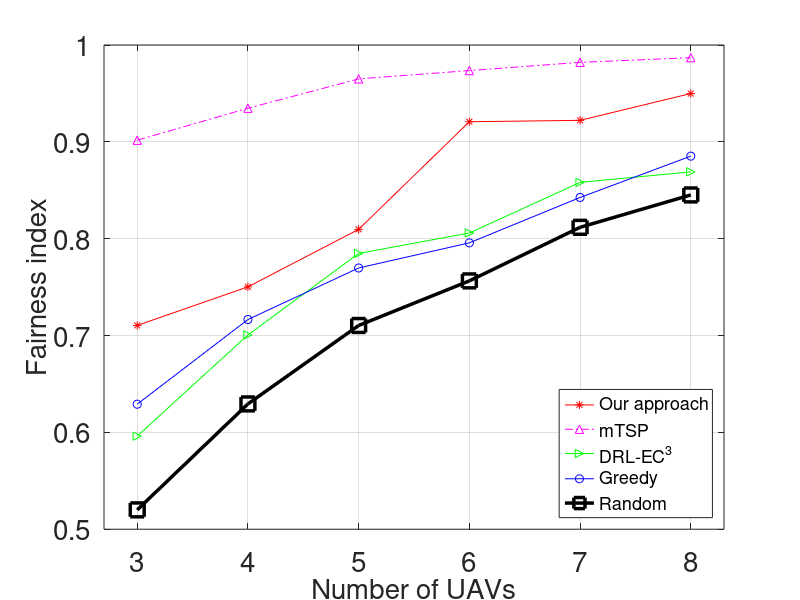

Recreate this plot in MATLAB.
clear
figure(2)

uav_numbers = 3:1:8;

centrilized_fairness_index = [0.596128633718	0.700620283794	0.784764731579	0.805884761636	0.858117758712	0.869017855324];
mtsp_fairness_index = [0.9017 0.9347 0.9650 0.9736 0.9821 0.9869];
distributed_fairness_index = [0.7104272407195077	
    0.7502566252864014	
    0.809622505358996	
    0.920769	
    0.922196671718671	
    0.949885];
greedy_fairness_index=[0.6290897659032756
	0.7165380110099242
	0.7697500138070076
	 0.7956994163057675
	0.8425626601713262
	0.885245602285815
];
ramdom_fairness_index=[0.5199648837987856
	 0.6293682918852597
	 0.7103678385153139
	0.7564170578060109
	0.8117398858786165
	0.8451726212774452

];
plot(uav_numbers,distributed_fairness_index,'r-*',uav_numbers,mtsp_fairness_index ,'m-.^',uav_numbers,centrilized_fairness_index,'g->',uav_numbers,greedy_fairness_index,'b-o',uav_numbers,ramdom_fairness_index,'k-s','Linewidth',2.5,'markersize',10)

xlim([2.7,8.3])
ylim([0.5,1])

set(gca,'xtick', (3:1:8),'fontsize',20)
set(gca,'ytick', (0.5:0.1:1),'fontsize',20)

legend({'Our approach','mTSP','DRL-EC^3','Greedy','Random'},'location','SouthEast','fontsize',13)

xlabel('Number of UAVs','fontsize',20)
ylabel('Fairness index','fontsize',20)
grid on;
saveas(gcf,'UAV_fair.pdf')
